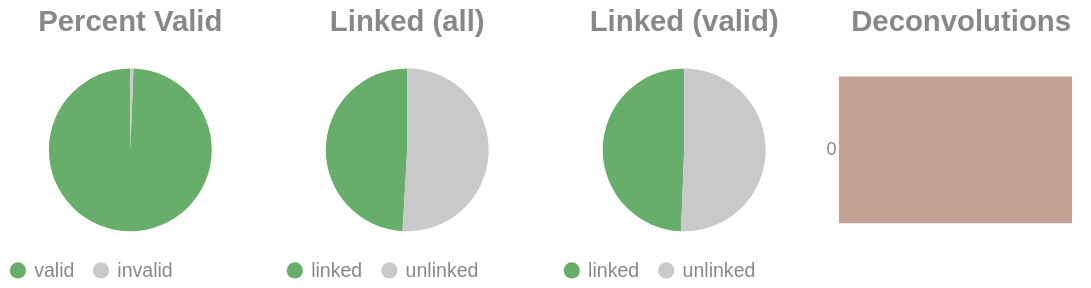

The code cell stored with this chart in its notebook:
### Code cell
if SKIPLR:
    pass
else:
    clash = Counter()
    for i in valids['molecule'].to_list():
        _mol = i.split("-")
        if len(_mol) == 1:
            clash.update('0')
        else:
            clash.update(_mol[-1])

    _d = {"deconvolutions": [], 'count': []}
    for k,v in clash.items():
        _d['deconvolutions'].append(k)
        _d['count'].append(v)

    tot_valid = valids['reads'].sum()
    mask = valids['reads'] >= 2
    n_linked_reads = valids.filter(mask)['reads'].sum()
    if n_linked_reads == 0:
        print_html("No linked molecules (>=2 reads) were detected; skipping linked-only distributions.")
        SKIPLR = True
    else:
        perc_valid = round(tot_valid / n_reads, 4)
        linked_perc_abs = round(n_linked_reads / n_reads, 4)
        linked_perc = round(n_linked_reads / tot_valid, 4)

    _valid = pl.DataFrame({"valids": ['valid', 'invalid'], "count": [tot_valid, n_reads - tot_valid]})
    _linked_abs = pl.DataFrame({"linked (absolute)": ['linked', 'unlinked'], "count": [n_linked_reads, n_reads - n_linked_reads]})
    _linked_rel = pl.DataFrame({"linked (valids)": ['linked', 'unlinked'], "count": [n_linked_reads, tot_valid - n_linked_reads]})

    (
        alt.hconcat(
            piechart(_valid, goodval = 'valid', title = "Percent Valid"),
            piechart(_linked_abs, goodval = "linked", title =  "Linked (all)"),
            piechart(_linked_rel, goodval = "linked", title =  "Linked (valid)"),
            convolutionbar(pl.DataFrame(_d), title = "Deconvolutions"),
            center = True,
            bounds = 'flush'
        )
        .resolve_scale(color='independent')
        .resolve_legend('independent')
        .properties(usermeta={'embedOptions': {"actions": False}})
    ).display()

### Figure 1 — Vega-Lite specification as saved in the notebook (floating-point values rounded to 4 significant figures)
{"width": "container", "height": 400, "config": {"title": {"anchor": "start", "dy": -15, "fontSize": 18, "color": "#888888", "subtitleColor": "#888888", "subtitleFontSize": 14}, "arc": {"fill": "#0072B2"}, "axis": {"domainColor": "#888888", "domainWidth": 0.5, "gridWidth": 0.2, "grid": false, "titleFontWeight": 400, "titleFontSize": 15, "labelFontSize": 11, "labelColor": "#888888", "tickColor": "#888888", "tickWidth": 0.2, "titleColor": "#888888"}, "axisBand": {"grid": false}, "axisX": {"grid": true, "tickSize": 10, "domainCap": "round"}, "axisY": {"domain": false, "grid": true, "tickSize": 0, "domainCap": "round"}, "background": "transparent", "header": {"labelFontSize": 15, "labelColor": "#888888", "titleFontSize": 15, "titleFontWeight": 600, "titleColor": "#888888"}, "legend": {"labelFont": "sans-serif", "labelFontSize": 12, "labelColor": "#888888", "symbolSize": 100, "symbolType": "circle", "titleFontSize": 12, "titlePadding": 10, "titleColor": "#888888", "title": null}, "range": {"category": ["#E69F00", "#56B4E9", "#009E73", "#F0E442", "#0072B2", "#D55E00", "#CC79A7", "#000000"], "diverging": ["#cfe8f3", "#a2d4ec", "#73bfe2", "#46abdb", "#1696d2", "#12719e"]}, "area": {"fill": "#0072B2", "fillOpacity": 0.7, "line": true, "strokeOpacity": 0.7}, "line": {"color": "#0072B2", "stroke": "#0072B2", "strokeWidth": 2}, "trail": {"color": "#0072B2", "stroke": "#0072B2", "strokeWidth": 0, "size": 1}, "point": {"filled": true, "fillOpacity": 1.0, "size": 95}, "text": {"color": "#888888", "fontSize": 11, "align": "right", "fontWeight": 400, "size": 11}, "bar": {"fill": "#0072B2", "stroke": null}, "view": {"stroke": null, "continuousWidth": 660, "continuousHeight": 400}}, "hconcat": [{"data": {"name": "data-c4d888824f622b04eacf5aaba821aa39"}, "mark": {"type": "arc"}, "encoding": {"color": {"field": "valids", "legend": {"orient": "bottom", "title": null}, "scale": {"domain": ["valid", "invalid"], "range": ["#68ae6b", "#C9C9C9"]}, "title": "Valids", "type": "nominal"}, "theta": {"field": "count", "type": "quantitative"}, "tooltip": [{"field": "valids", "title": "Valids", "type": "ordinal"}, {"field": "percent", "format": ".2%", "title": "Percent", "type": "quantitative"}, {"field": "count", "title": "Count", "type": "quantitative"}]}, "height": 100, "title": {"text": "Percent Valid", "align": "center", "anchor": "middle"}, "transform": [{"calculate": "datum.count / 7282019", "as": "percent"}], "width": 150}, {"data": {"name": "data-2cbf0ba846e63bed260a7024fd3ae39a"}, "mark": {"type": "arc"}, "encoding": {"color": {"field": "linked (absolute)", "legend": {"orient": "bottom", "title": null}, "scale": {"domain": ["linked", "unlinked"], "range": ["#68ae6b", "#C9C9C9"]}, "title": "Linked (Absolute)", "type": "nominal"}, "theta": {"field": "count", "type": "quantitative"}, "tooltip": [{"field": "linked (absolute)", "title": "Linked (Absolute)", "type": "ordinal"}, {"field": "percent", "format": ".2%", "title": "Percent", "type": "quantitative"}, {"field": "count", "title": "Count", "type": "quantitative"}]}, "height": 100, "title": {"text": "Linked (all)", "align": "center", "anchor": "middle"}, "transform": [{"calculate": "datum.count / 7282019", "as": "percent"}], "width": 150}, {"data": {"name": "data-f428e0487a2cd90f32feb2605b5f9aaf"}, "mark": {"type": "arc"}, "encoding": {"color": {"field": "linked (valids)", "legend": {"orient": "bottom", "title": null}, "scale": {"domain": ["linked", "unlinked"], "range": ["#68ae6b", "#C9C9C9"]}, "title": "Linked (Valids)", "type": "nominal"}, "theta": {"field": "count", "type": "quantitative"}, "tooltip": [{"field": "linked (valids)", "title": "Linked (Valids)", "type": "ordinal"}, {"field": "percent", "format": ".2%", "title": "Percent", "type": "quantitative"}, {"field": "count", "title": "Count", "type": "quantitative"}]}, "height": 100, "title": {"text": "Linked (valid)", "align": "center", "anchor": "middle"}, "transform": [{"calculate": "datum.count / 7237319", "as": "percent"}], "width": 150}, {"data": {"name": "data-162d760af3fdb14ab0a170440f816805"}, "mark": {"type": "bar"}, "encoding": {"color": {"field": "deconvolutions", "legend": null, "scale": {"scheme": "lightgreyred"}, "type": "nominal"}, "tooltip": [{"field": "deconvolutions", "title": "Deconvolutions", "type": "ordinal"}, {"field": "percent", "format": ".2%", "title": "Percent", "type": "quantitative"}, {"field": "count", "title": "Count", "type": "quantitative"}], "x": {"axis": null, "field": "count", "type": "quantitative"}, "y": {"field": "deconvolutions", "sort": "ascending", "title": null, "type": "nominal"}}, "height": 100, "title": {"text": "Deconvolutions", "align": "center", "anchor": "middle"}, "transform": [{"calculate": "datum.count / 4770224", "as": "percent"}], "width": 150}], "bounds": "flush", "center": true, "resolve": {"legend": {"angle": "independent"}, "scale": {"color": "independent"}}, "usermeta": {"embedOptions": {"actions": false}}, "$schema": "https://vega.github.io/schema/vega-lite/v6.1.0.json", "datasets": {"data-c4d888824f622b04eacf5aaba821aa39": [{"valids": "valid", "count": 7237319}, {"valids": "invalid", "count": 44700}], "data-2cbf0ba846e63bed260a7024fd3ae39a": [{"linked (absolute)": "linked", "count": 3574207}, {"linked (absolute)": "unlinked", "count": 3707812}], "data-f428e0487a2cd90f32feb2605b5f9aaf": [{"linked (valids)": "linked", "count": 3574207}, {"linked (valids)": "unlinked", "count": 3663112}], "data-162d760af3fdb14ab0a170440f816805": [{"deconvolutions": "0", "count": 4770224}]}}
